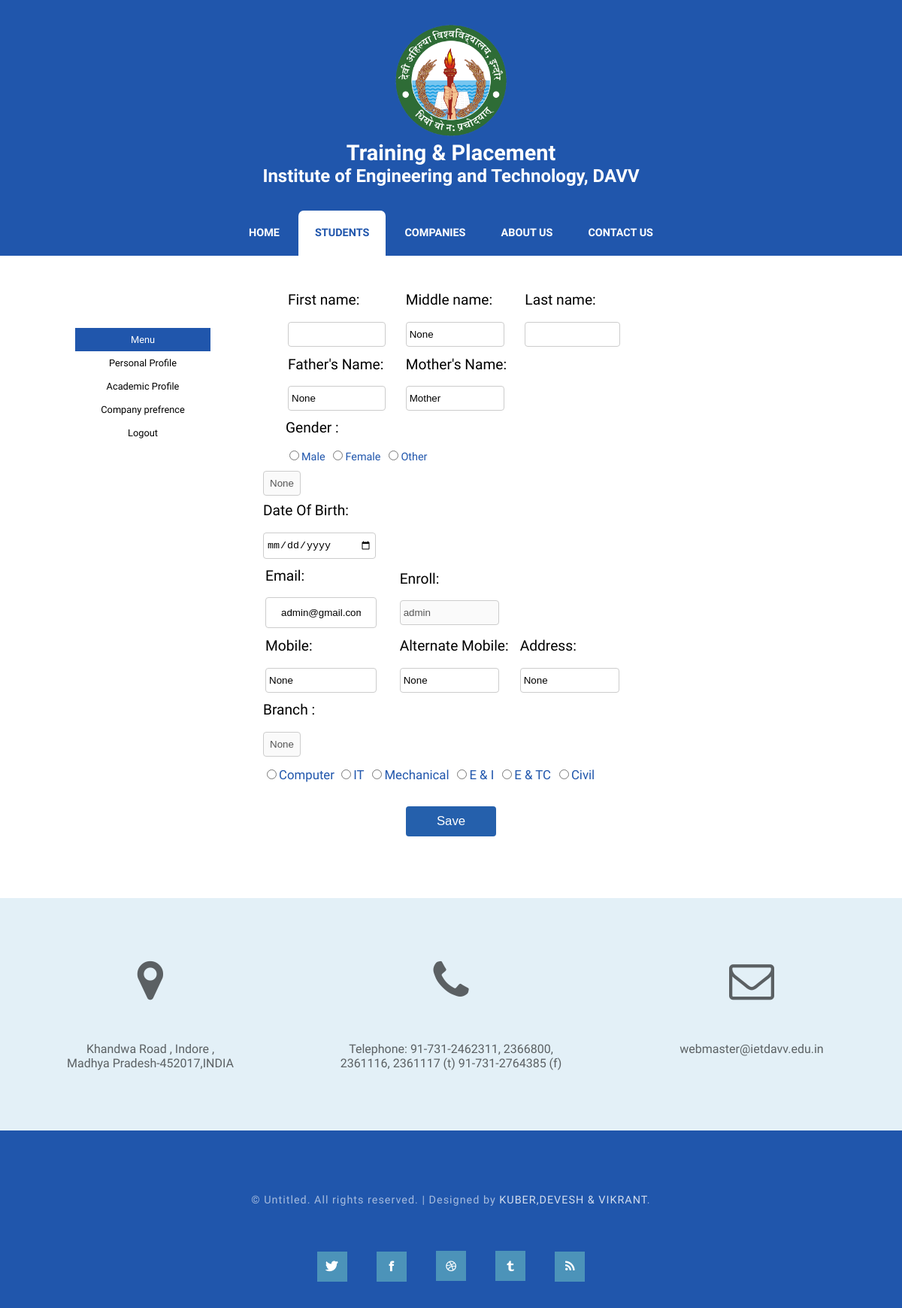
The app's page /student/personal/ (signed in) with its own data.
### Site/models.py (models this page shows)
class Student(AbstractUser):
	enroll = models.CharField(max_length = 8, blank = False,null = True)
	mobile = models.CharField(max_length = 10, blank = False, null = True)
	father_name = models.CharField(max_length = 30, blank = True, null = True)
	address = models.TextField(blank = True, null = True)
	tenth_per = models.FloatField(blank = True, null = True, default = 0)
	tenth_year = models.IntegerField(blank = True, null = True, default = 0)
	twelth_per = models.FloatField(blank = True, null = True, default = 0)
	twelth_year = models.IntegerField(blank = True, null = True, default = 0)
	branch = models.CharField(max_length = 10, blank = True, null = True)
	diploma_per = models.FloatField(blank = True, null = True, default = 0)
	diploma_year = models.IntegerField(blank = True, null = True, default = 0)
	d_o_b = models.CharField(max_length = 30, blank = True, null = True)
	first_sem = models.FloatField(blank = True, null = True, default = 0)
	second_sem = models.FloatField(blank = True, null = True, default = 0)
	third_sem = models.FloatField(blank = True, null = True, default = 0)
	fourth_sem = models.FloatField(blank = True, null = True, default = 0)
	fifth_sem = models.FloatField(blank = True, null = True, default = 0)
	sixth_sem = models.FloatField(blank = True, null = True, default = 0)
	aggregate = models.FloatField(blank = True, null = True, default = 0)
	gender = models.CharField(max_length = 6, blank = False, null = True, default = 'None')
	mother_name = models.CharField(max_length = 30, blank = True, null = True, default = 'Mother')
	middle_name = models.CharField(max_length = 30, blank = True, null = True)
	alternate_mobile = models.CharField(max_length = 10, blank = False, null = True)
	active_backlog = models.BooleanField(default = False)
	course = models.CharField(max_length = 2, default = 'OO')

### Site/views.py (the view)
# urls.py: url(r'^student/personal/$', 'Site.views.personal', name='personal'),
def personal(request):
    first_name = request.user.first_name
    middle_name = request.user.middle_name
    last_name = request.user.last_name
    gender = request.user.gender
    email = request.user.email
    dob = request.user.d_o_b
    mobile = request.user.mobile
    al_mobile = request.user.alternate_mobile
    username = request.user.username
    father = request.user.father_name
    mother = request.user.mother_name
    branch = request.user.branch
    add = request.user.address
    context = {
      "first_name" : first_name,
      "middle_name" : middle_name,
      "last_name" : last_name,
      "gender" : gender,
      "alternate_mobile" : al_mobile,
      "email" : email,
      "mobile" : mobile,
      "enroll" : username,
      "father" : father,
      "mother" : mother,
      "add" : add,
      "st_branch" : branch,
      "dob" : dob
    }
    return render(request, "PersonalView.html", context)

### Site/templates/PersonalView.html (shortened to what this page needs)
<!DOCTYPE html PUBLIC "-//W3C//DTD XHTML 1.0 Strict//EN" "http://www.w3.org/TR/xhtml1/DTD/xhtml1-strict.dtd">
<html xmlns="http://www.w3.org/1999/xhtml">
<head>
<link href="/static/css/fonts.css" rel="stylesheet" type="text/css" media="all" />
<link href="/static/css/student.css" rel="stylesheet" type="text/css" media="all" />
</head>
<body>
<div id="header-wrapper">
	<div id="header" class="container">
		<div id="logo">
        	<a href = "http://www.iet.dauniv.ac.in/"><img src="/static/logo.png";width="150" height="150" /></a>
			<h2><a style = "font-size:120%";>Training &amp; Placement</a></h2>
			<h2><a>Institute of Engineering and Technology, DAVV</a></h2>
		</div>
		<div id="menu">
			<ul>
				<li><a href="/" accesskey="1" title="">Home</a></li>
				<li class="active"><a href="../../student" accesskey="2" title="">Students</a></li>
				<li><a href="../../companies" accesskey="4" title="">Companies</a></li>
				<li><a href="../../about_us" accesskey="3" title="">About Us</a></li>
				<li><a href="../../contact_us" accesskey="5" title="">Contact Us</a></li>
			</ul>
		</div>
	</div>
</div>
<div class="wrapper">
	<div id="welcome" class="menu">
		<ul>
			<li><a href = "/student/user_home/" class = "active">Menu</a></li>
			<li><a href = "/student/personal/">Personal Profile</a></li>
			<li><a href = "/student/coursecheck/">Academic Profile</a></li>
			<li><a href = "#">Company prefrence</a></li>
			<li><a href = "/student/logout/">Logout</a></li>
		</ul>
	</div>
	<div id="personal" >
	<h3>This is your Personal Data</h3> <h5>{{ notice }}</h5>
	<form action="" method="post"> {% csrf_token %}
		<table>
		<tr>
			<td><label for="inputFName">First name: </label>
				<input id="inputFName" type="text" name="inputFName" value="{{ first_name }}"></td>
			<td><label for="inputMName">Middle name: </label>
				<input id="inputMName" type="text" name="inputMName" value="{{ middle_name }}"></td>
			<td><label for="inputLName">Last name: </label>
				<input id="inputLName" type="text" name="inputLName" value="{{ last_name }}"  onblur="checkTextField(this);"></td>
		</tr>
		<tr>
			<td><label for="inputFather">Father's Name: </label>
				<input id="inputFather" type="text" name="inputFather" value="{{ father }}"  onblur="checkTextField(this);"></td>
			<td><label for="inputMother">Mother's Name: </label>
				<input id="inputMother" type="text" name="inputMother" value="{{ mother }}"  onblur="checkTextField(this);"></td>
		</tr>
	</table>
			<label for="inputGender">Gender :</label>
			<input type="radio" class="form-control" name="inputGender" value="Male"><a style = "font-size:60%;">Male</a>
			<input type="radio" class="form-control" name="inputGender" value="Female"><a style = "font-size:60%;">Female</a>
			<input type="radio" class="form-control" name="inputGender" value="Other"><a style = "font-size:60%;">Other</a>
			<input type="radio" class="form-control" name="inputGender" value="{{ gender }}" checked="checked" hidden="hidden"><br>
			<input type="text" id ="bhos" disabled="disabled" value="{{ gender }}">
			<label for="inputDOB">Date Of Birth: </label>
			<input id="inputDOB" type="date" name="inputDOB" value="{{ dob }}">
	<table>
		<tr>
			<td><label for="inputEmail">Email: </label>
				<input id="inputEmail" type="email" name="inputEmail" value="{{ email }}" required></td>
			<td><label for="inputRoll">Enroll: </label>
				<input id="inputRoll" type="text" name="inputRoll" value="{{ enroll }}" required disabled="disabled" ></td>
		</tr>
		<tr>
			<td><label for="inputMobile">Mobile: </label>
				<input id="inputMobile" type="text" name="inputMobile" value="{{ mobile }}" maxlength = "10"  onblur="checkTextField(this);"></td>
			<td><label for="inputMobile">Alternate Mobile: </label>
				<input id="inputAlMobile" type="text" name="inputAlMobile" value="{{ alternate_mobile }}"  maxlength= "10"  onblur="checkTextField(this);"></td>
			<td><label for="inputAdd">Address: </label>
				<input id="inputAdd" type="text" name="inputAdd" value="{{ add }}"  onblur="checkTextField(this);"></td>
		</tr>
	</table>
			<label for="inputBranch" class="sr-only">Branch :</label>
			<input type="text" id ="bhos" disabled="disabled" value="{{ st_branch }}"><br>
        	<input type="radio" class="form-control"  name="inputBranch" value="CS"><a style = "font-size:70%;">Computer </a>
        	<input type="radio" class="form-control"  name="inputBranch" value="IT"><a style = "font-size:70%;">IT</a>
        	<input type="radio" class="form-control"  name="inputBranch" value="Mech"><a style = "font-size:70%;">Mechanical</a>
        	<input type="radio" class="form-control"  name="inputBranch" value="EI"><a style = "font-size:70%;">E &amp; I</a>
        	<input type="radio" class="form-control"  name="inputBranch" value="ETC"><a style = "font-size:70%;">E &amp; TC</a>
        	<input type="radio" class="form-control"  name="inputBranch" value="Civ"><a style = "font-size:70%;">Civil</a>
		<br>
		<br>
		<center><button id="btnSave" class="btn btn-lg btn-primary btn-block" type="button"> Save</button></center>
	</form>
</div>
</div>
<div id="footer">
	<div class="container">
		<div class="fbox1">
		<span class="icon icon-map-marker"></span>
			<span>Khandwa Road , Indore ,
			<br />Madhya Pradesh-452017,INDIA</span>
		</div>
		<div class="fbox1">
			<span class="icon icon-phone"></span>
			<span>
				Telephone:  91-731-2462311, 2366800,
         					2361116, 2361117 (t)
         					91-731-2764385 (f)
			</span>
		</div>
		<div class="fbox1">
			<span class="icon icon-envelope"></span>
			<span>webmaster@ietdavv.edu.in</span>
		</div>
	</div>
</div>
<div id="copyright">
	<p>&copy; Untitled. All rights reserved. | Designed by <a>KUBER,DEVESH &amp; VIKRANT</a>.</p>
	<ul class="contact">
		<li><a href="#" class="icon icon-twitter"><span>Twitter</span></a></li>
		<li><a href="#" class="icon icon-facebook"></a></li>
		<li><a href="#" class="icon icon-dribbble"><span>Pinterest</span></a></li>
		<li><a href="#" class="icon icon-tumblr"><span>Google+</span></a></li>
		<li><a href="#" class="icon icon-rss"><span>Pinterest</span></a></li>
	</ul>
</div>
</body>
</html>

### static/static_root/css/student.css (style rules this page uses)
html, body { height: 100%; }
body { margin: 0px; padding: 0px; background: #2056ac; font-family: 'Questrial', sans-serif; font-size: 12pt; color: rgba(0,0,0,.6); }
h1, h2, h3 { margin: 0; padding: 0; color: white; }
p, ol, ul { margin-top: 0; }
ol, ul { padding: 0; list-style: none; }
p { line-height: 180%; }
a { color: #2056ac; }
.container { margin: 0px auto; width: 1200px; }
form label { display: block; text-align: left; margin-bottom: 0.5em; }
ul.contact { margin: 0; padding: 2em 0em 0em 0em; list-style: none; }
ul.contact li { display: inline-block; padding: 0em 0.10em; font-size: 1em; }
ul.contact li a { color: #FFF; }
ul.contact li a:before { display: inline-block; background: #4C93B9; width: 40px; height: 40px; line-height: 40px; text-align: center; color: rgba(255,255,255,1); }
#header-wrapper { overflow: hidden; background: #2056ac; }
#header { text-align: center; }
#logo { padding: 2em 0em 2em 0em; }
#logo a { text-decoration: none; color: #FFF; }
#menu { height: 60px; }
#menu ul { display: inline-block; padding: 0em 2em; text-align: center; }
#menu li { display: inline-block; }
#menu li a, #menu li span { display: inline-block; padding: 0em 1.5em; text-decoration: none; font-size: 0.90em; font-weight: 600; text-transform: uppercase; line-height: 60px; outline: 0; color: #FFF; }
#menu li:hover a, #menu li.active a, #menu li.active span { background: #FFF; border-radius: 7px 7px 0px 0px; color: #2056ac; }
.wrapper { overflow: hidden; padding: 0em 0em 5em 0em; background: #FFF; }
#welcome { overflow: hidden; width: 1000px; padding: 6em 100px 0em 100px; text-align: center; }
#footer { overflow: hidden; padding: 5em 0em; background: #E3F0F7; text-align: center; }
#footer .fbox1, #footer .fbox2, #footer .fbox3 { float: left; width: 320px; padding: 0px 40px 0px 40px; }
#footer .icon { display: block; margin-bottom: 1em; font-size: 3em; }
#copyright { overflow: hidden; padding: 5em 0em; text-align: center; }
#copyright p { letter-spacing: 1px; font-size: 0.90em; color: rgba(255,255,255,0.6); }
#copyright a { text-decoration: none; color: rgba(255,255,255,0.8); }
form { margin: 0 auto; text-align: left; vertical-align: left; width: 500px; color: black; font-size: 1.5em; }
button { background-color: #2056ac; border: none; color: white; padding: 15px 32px; text-align: center; text-decoration: none; display: inline-block; font-size: 16px; }

### Site/templates/PersonalView.html (style rules this page uses)
div.menu { background-color: #fff; max-width: 180px; float: left; text-decoration: #color:white; }
li a { display: block; color: #000; padding: 8px 16px; text-decoration: none; font-size: 80%; }
li a.active { background-color: #2056ac; color: white; }
input[type=text], select { width: 85%; padding: 8px 4px; margin: 8px 0; display: inline-block; border: 1px solid #ccc; border-radius: 4px; box-sizing: border-box; }
button { display: inline-block; border-radius: 4px; background-color: #2560ac; border: none; color: #FFFFFF; text-align: center; font-size: 70%; padding: 10px; width: 120px; cursor: pointer; margin: 2px; }
input[type=date], select { width: 30%; padding: 8px 4px; margin: 8px 0; display: inline-block; border: 1px solid #ccc; border-radius: 4px; box-sizing: border-box; }
input[id=bhos], select { width: 10%; padding: 8px 4px; margin: 8px 0; display: inline-block; border: 1px solid #ccc; border-radius: 4px; text-align: center; box-sizing: border-box; }
input[type=email], select { width: 85%; padding: 12px 20px; margin: 8px 0; display: inline-block; border: 1px solid #ccc; border-radius: 4px; box-sizing: border-box; }
label { font-size: 80%; }
p { font-size: 60%; }

### records on screen
Student: inputMother "Mother", gender "None", inputEmail "admin@gmail.com", inputRoll "admin"
